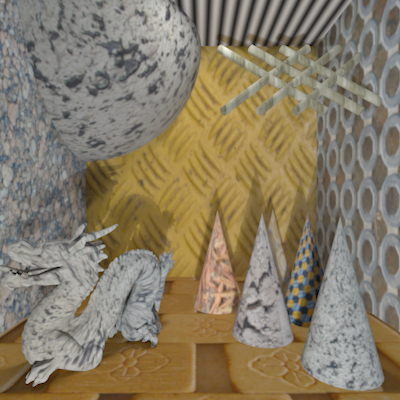
%> input picture Left.png, 400 x 400 px
$ octave stereo_reconstruct.m   (GNU Octave 9; MATLAB toolbox functions it lacks are replaced by stand-ins)
%> lines starting %> are read from the running program, lines starting %| are printed output that depends on the picture
clc;
clear;
close all;
%% Initial pre-processing
% Read the object image

LeftImage = imread('Left.png');
%> LeftImage is the input picture: size 400x400x3 uint8; mean R, G, B 135.4, 124.2, 102.7
LeftImageGray = rgb2gray(LeftImage);
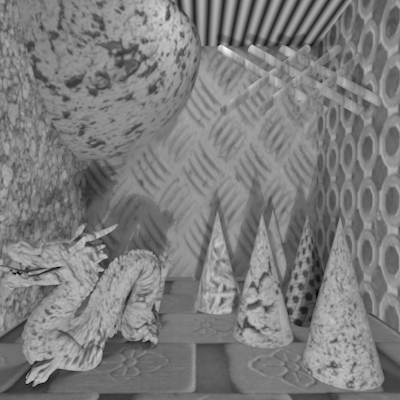
%> LeftImageGray: size 400x400 uint8; min 0, max 253, mean 125.1


% Read the scene image
RightImage = imread('Right.png');
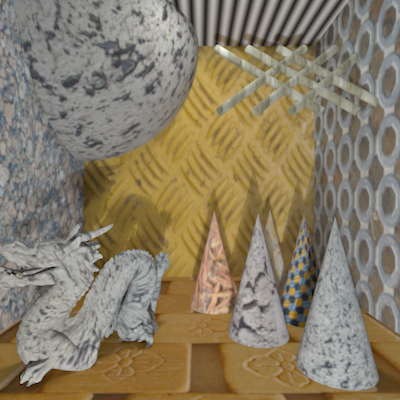
%> input picture Right.png, 400 x 400 px
%> RightImage is the input picture: size 400x400x3 uint8; mean R, G, B 136.3, 125, 103.4
RightImageGray = rgb2gray(RightImage);
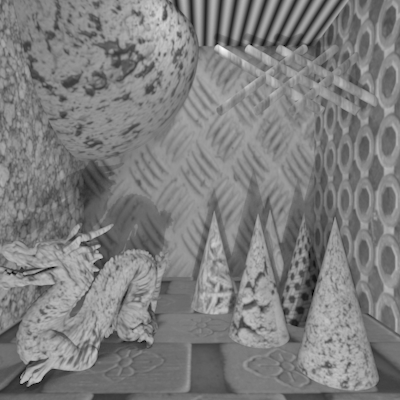
%> RightImageGray: size 400x400 uint8; min 0, max 253, mean 125.9


figure;
imshowpair(LeftImage, RightImage,'montage');
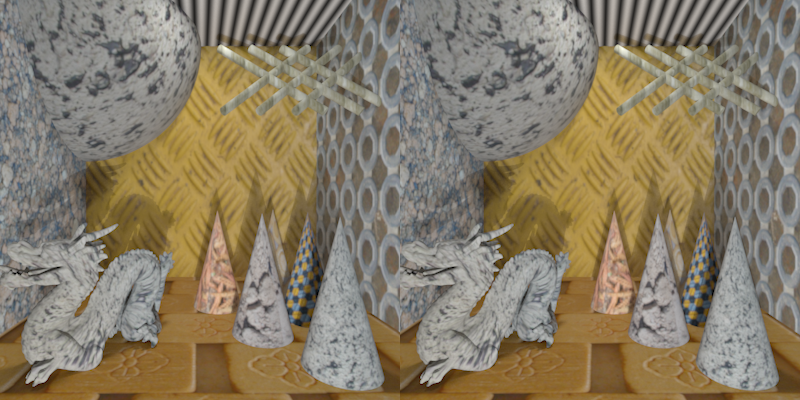
%> displayed picture: size 400x800x3, on the screen's scale of 0 to 255; mean R, G, B 135.8, 124.6, 103
title('I1 (left); I2 (right)');
figure;
imshow(stereoAnaglyph(LeftImage,RightImage));
%> (this line was passed over: stereoAnaglyph is not available in this run)
title('Composite Image (Red - Left Image, Cyan - Right Image)');


%% Implementation of SURF based feature detection
% Detect the featrure points using SURF feature detection

%> (the run ends here)
